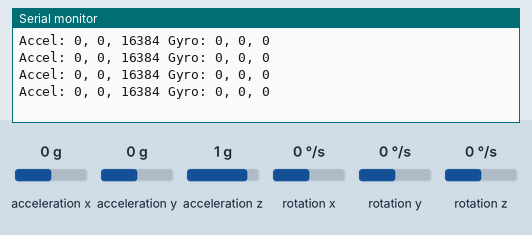
The sketch below on a simulated Arduino Uno, built with avr-gcc and run on an emulated ATmega328P. Shown: the last lines printed to the serial monitor. The test bench sets the inputs (shaded band); at power-on: acceleration x 0 g, acceleration y 0 g, acceleration z 1 g, rotation x 0 °/s, rotation y 0 °/s, rotation z 0 °/s.

Above: at 1.2 s.
1.3 s: acceleration x set to -1.4 g
At 1.74 s:
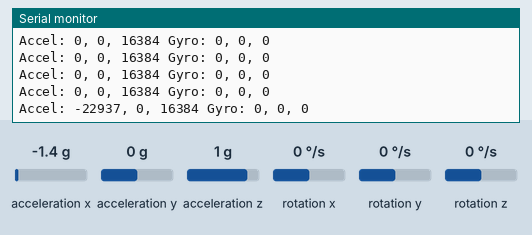
4.3 s: acceleration y set to -1.4 g
At 4.48 s:
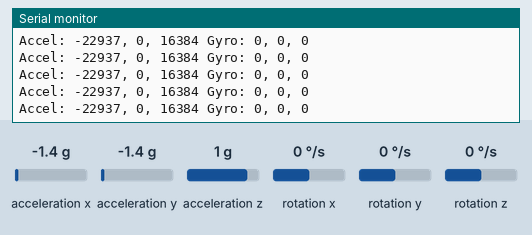
5.8 s: acceleration z set to -1.4 g
At 6.0 s:
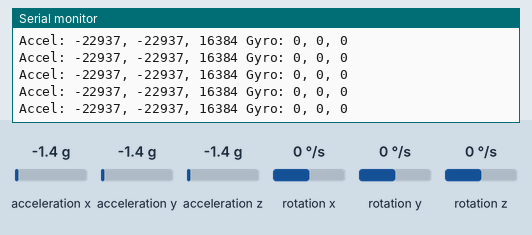
7.3 s: rotation x set to -192 °/s
At 7.53 s:
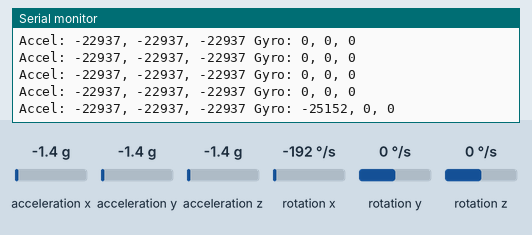
8.8 s: rotation y set to -192 °/s
At 9.06 s:
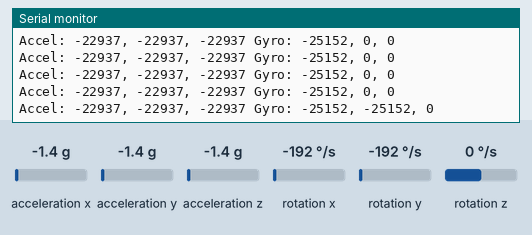

Measured:
- after the input at 1.3 s, the serial monitor: prints a new line after 0.23 s (image 1)
- after the input at 7.3 s, the serial monitor: prints a new line at once (image 4)
- after the input at 8.8 s, the serial monitor: prints a new line after 0.05 s (image 5)

The sketch:

mpu6050.ino
```cpp
#include <Wire.h>
#include <MPU6050.h>

MPU6050 mpu;

void setup() {
  Serial.begin(9600);
  Wire.begin();
  mpu.initialize();
}
void loop() {
  int ax, ay, az, gx, gy, gz;
  mpu.getMotion6(&ax, &ay, &az, &gx, &gy, &gz);
  Serial.print("Accel: ");
  Serial.print(ax);
  Serial.print(", ");
  Serial.print(ay);
  Serial.print(", ");
  Serial.print(az);
  Serial.print(" Gyro: ");
  Serial.print(gx);
  Serial.print(", ");
  Serial.print(gy);
  Serial.print(", ");
  Serial.println(gz);
  delay(300);
}
```
